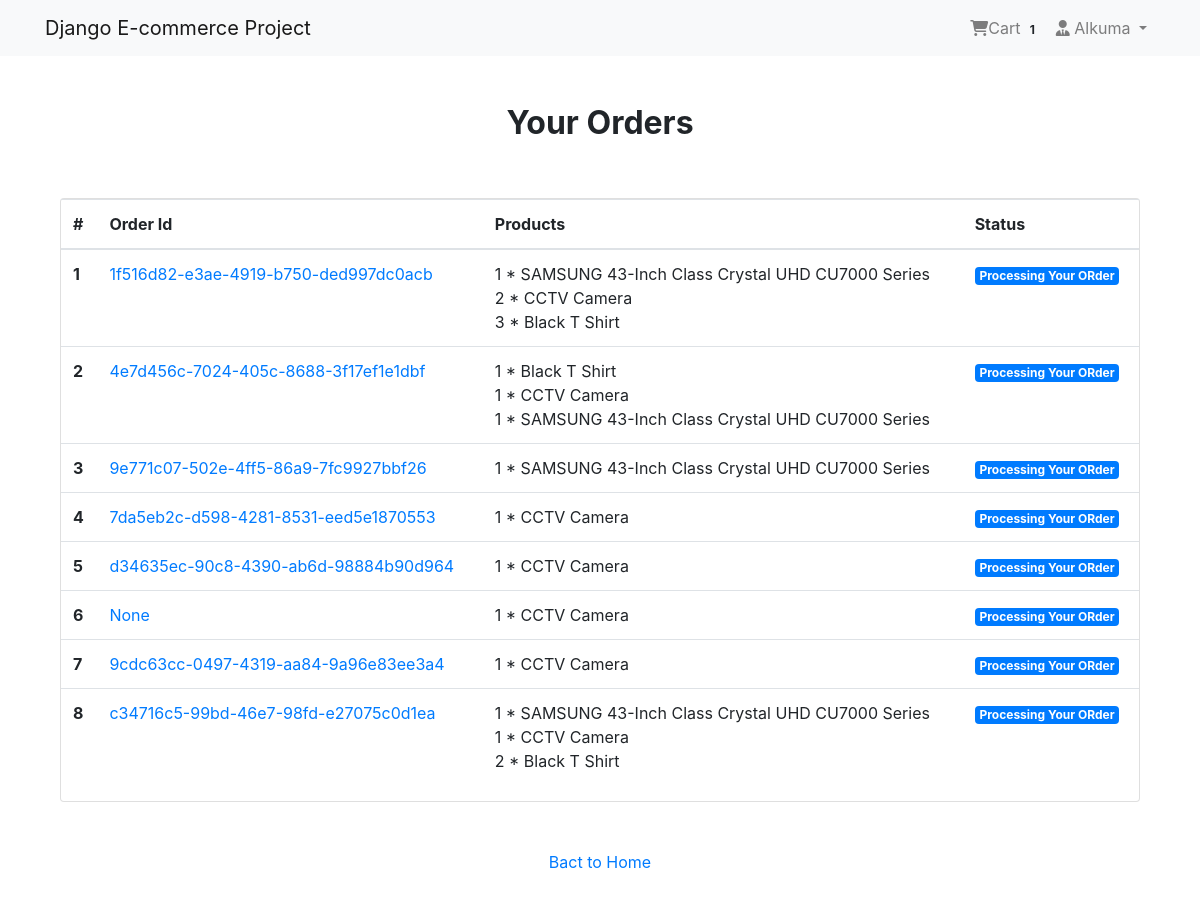
/payment/orders/ (signed in), run on the app's committed database.
### App_Login/models.py (models this page shows, shortened)
class User(AbstractBaseUser, PermissionsMixin):
    email = models.EmailField(unique=True, null=False)
    is_staff = models.BooleanField(
        gettext_lazy('staff status'),
        default=False,
        help_text= gettext_lazy('Designates whether the user can log in this site')
    )
    is_active = models.BooleanField(
        gettext_lazy('active'),
        default=True,
        help_text=gettext_lazy('Designates whether this user should be treated as active. Unselect this instead of deleting accounts')
    )
    USERNAME_FIELD = 'email'
    objects = MyUserManager()

class Profile(models.Model):
    user = models.OneToOneField(User, on_delete=models.CASCADE, related_name='profile')
    username = models.CharField(max_length=264, blank=True)
    full_name = models.CharField(max_length=264, blank=True)
    address_1 = models.TextField(max_length=300, blank=True)
    city = models.CharField(max_length=40, blank=True)
    zipcode = models.CharField(max_length=10, blank=True)
    country = models.CharField(max_length=50, blank=True)
    phone = models.CharField(max_length=20, blank=True)
    date_joined = models.DateTimeField(auto_now_add=True)

### App_Order/models.py (models this page shows, shortened)
class Order(models.Model):
    orderitems = models.ManyToManyField(Cart)
    user = models.ForeignKey(settings.AUTH_USER_MODEL, on_delete=models.CASCADE)
    ordered = models.BooleanField(default=False)
    created = models.DateTimeField(auto_now_add=True)
    paymentId = models.CharField(max_length=264, blank=True, null=True)
    orderId = models.CharField(max_length=200, blank=True, null=True)

class Cart(models.Model):
    user = models.ForeignKey(settings.AUTH_USER_MODEL, on_delete=models.CASCADE, related_name='cart')
    item = models.ForeignKey(Product, on_delete=models.CASCADE)
    quantity = models.IntegerField(default=1)
    purchased = models.BooleanField(default=False)
    created = models.DateTimeField(auto_now_add=True)
    updated = models.DateTimeField(auto_now=True)
    def __str__(self):
        return f'{self.quantity} * {self.item}'

### App_Shop/models.py (models this page shows)
class Product(models.Model):
    mainimage = models.ImageField(upload_to='Products')
    name = models.CharField(max_length=264)
    category = models.ForeignKey(Category, on_delete=models.CASCADE, related_name='category')
    preview_text = models.TextField(max_length=200, verbose_name='Preview Text')
    detail_text = models.TextField(max_length=1000, verbose_name='Description')
    price = models.FloatField()
    old_price = models.FloatField(default=0.00)
    created = models.DateTimeField(auto_now_add=True)
    def __str__(self):
        return self.name
    class Meta:
        ordering = ['-created',]

### App_Payment/views.py (the view)
# urls.py: path('orders/', views.order_view, name="orders"),
@login_required
def order_view(request):
    try:
        orders = Order.objects.filter(user=request.user, ordered=True)
        context= {'orders': orders}
    except:
        messages.warning(request, "You don not have an active order")
        return redirect("App_Shop:home")
    return render(request, "App_Payment/order.html", context)

### App_Order/templatetags/cart_tag.py (called while the page is built)
@register.filter
def cart_total(user):
    order = Order.objects.filter(user=user, ordered=False)
    if order.exists():
        return order[0].orderitems.count()
    else:
        return 0

### templates/App_Payment/order.html
{% extends 'base.html' %}
{% block body_block %}
<div class="container mt-5">
  <h2 class="text-center"><strong>Your Orders</strong></h2>
  <div class="row">
    <div class="col-md-12">
      <div class="card mt-5" style="height:auto">
        <div class="table-responsive">
          <table class="table">
            <thead>
              <tr>
                <th scope="col">#</th>
                <th scope="col">Order Id</th>
                <th scope="col">Products</th>
                <th scope="col">Status</th>
              </tr>
            </thead>
            <tbody>
              {% for order in orders %}
              <tr>
                <th scope="row">{{ forloop.counter }}</th>
                <td><a href="#">{{ order.orderId }}</a></td>
                <td>
                  {% for item in order.orderitems.all %} {{item}} <br> {% endfor %}
                </td>
                <td><span class="badge badge-primary">Processing Your ORder</span></td>
              </tr>
              {% endfor %}
            </tbody>
          </table>
        </div>
      </div>
    </div>
    <div class="col-md-12 my-5 text-center">
      <a href="{% url 'App_Shop:home' %}">Bact to Home</a>
    </div>
  </div>
</div>
{% endblock %}

### templates/navbar.html (shortened to what this page needs)
{% load cart_tag %}
<nav class="navbar navbar-expand-lg navbar-light bg-light">
    <div class="container">
        <a class="navbar-brand" href="{% url 'App_Shop:home' %}">Django E-commerce Project</a>
        <div class="collapse navbar-collapse" id="navbarNav">
            <ul class="navbar-nav ml-auto" style="margin-left: 800px;">
                {% if request.user.is_authenticated %}
                <li class="nav-item">
                    <a href="{% url 'App_Order:cart' %}" class="nav-link">
                        <i class="fa fa-shopping-cart"></i>Cart
                        <span class="badge badge-light">{{ request.user | cart_total }}</span>
                    </a>
                </li>
                <li class="nav-item dropdown">
                    <a class="nav-link dropdown-toggle" role="button" id="navbarDropdown" data-toggle="dropdown" aria-haspopup="true" aria-expanded="false"><i class="fas fa-user-tie"></i>
                        {{request.user.profile.username}}
                    </a>
                </li>
                {% else %}
                <li class="nav-item">
                    <a href="{% url 'App_Login:login' %}" class="btn btn-primary">Login</a>
                </li>
                {% endif %}
            </ul>
        </div>
    </div>
</nav>

### templates/base.html (style rules this page uses)
.card { height: 350px; }

### data on the page
User: user|cart_total "1", user.profile.username "Alkuma"
Order: orderId "1f516d82-e3ae-4919-b750-ded997dc0acb"
Cart: quantity+item "1 * SAMSUNG 43-Inch Class Crystal UHD CU7000 Series"
Cart: quantity+item "2 * CCTV Camera"
Cart: quantity+item "3 * Black T Shirt"
Order: orderId "4e7d456c-7024-405c-8688-3f17ef1e1dbf"
Cart: quantity+item "1 * Black T Shirt"
Cart: quantity+item "1 * CCTV Camera"
Cart: quantity+item "1 * SAMSUNG 43-Inch Class Crystal UHD CU7000 Series"
Order: orderId "9e771c07-502e-4ff5-86a9-7fc9927bbf26"
Cart: quantity+item "1 * SAMSUNG 43-Inch Class Crystal UHD CU7000 Series"
Order: orderId "7da5eb2c-d598-4281-8531-eed5e1870553"
Cart: quantity+item "1 * CCTV Camera"
Order: orderId "d34635ec-90c8-4390-ab6d-98884b90d964"
Cart: quantity+item "1 * CCTV Camera"
Order: orderId "None"
Cart: quantity+item "1 * CCTV Camera"
Order: orderId "9cdc63cc-0497-4319-aa84-9a96e83ee3a4"
Cart: quantity+item "1 * CCTV Camera"
Order: orderId "c34716c5-99bd-46e7-98fd-e27075c0d1ea"
Cart: quantity+item "1 * SAMSUNG 43-Inch Class Crystal UHD CU7000 Series"
Cart: quantity+item "1 * CCTV Camera"
Cart: quantity+item "2 * Black T Shirt"
